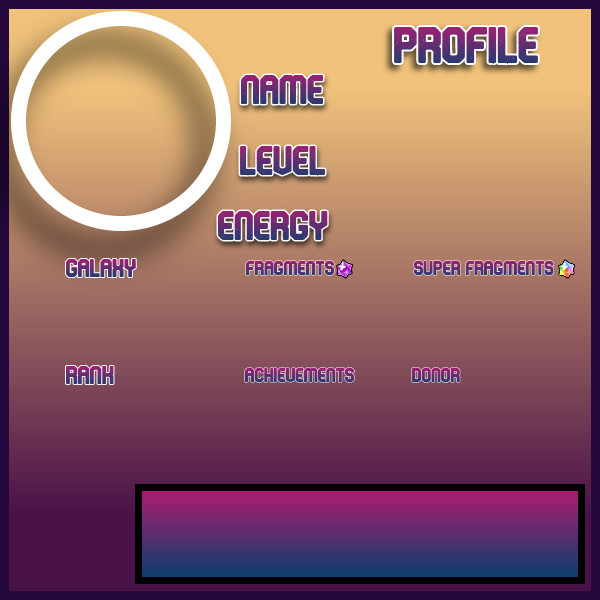
#> input picture singularitybot/data/assets/profile_template.png, 600 x 600 px, found by its file name
$ python image_generators.py
#> lines starting #> are read from the running program, lines starting #| are printed output that depends on the picture
import io
import disnake

from PIL import Image, ImageDraw,ImageFont
from singularitybot.models.database.user import User

FONT = "singularitybot/data/assets/sonoma2.otf"
def get_error_file() -> disnake.File:
    """Returns the default error image"""
    return disnake.File("singularitybot/data/assets/errorloading.jpg")

profile_image = Image.open("singularitybot/data/assets/profile_template.png")
#> profile_image is the input picture: PIL image 600x600 RGB; mean R, G, B 144.3, 99.2, 101.8
origin_tower = Image.open("singularitybot/data/assets/tower_1.png")
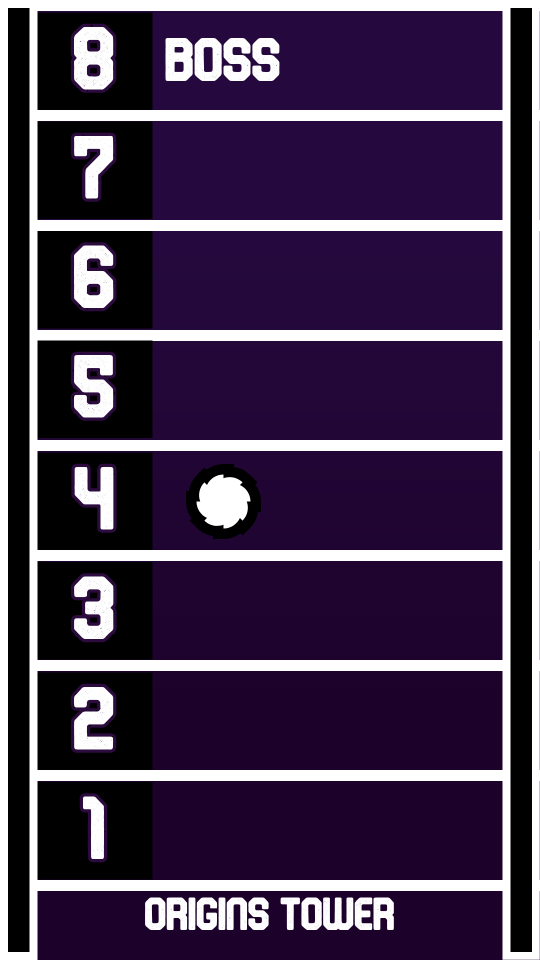
#> input picture singularitybot/data/assets/tower_1.png, 1080 x 1920 px, found by its file name (shown at 1/2 size)
#> origin_tower is the input picture: PIL image 1080x1920 RGBA; mean R, G, B, A 68.7, 52.7, 80, 255
win_image = Image.open("singularitybot/data/assets/fight_win_image.png")
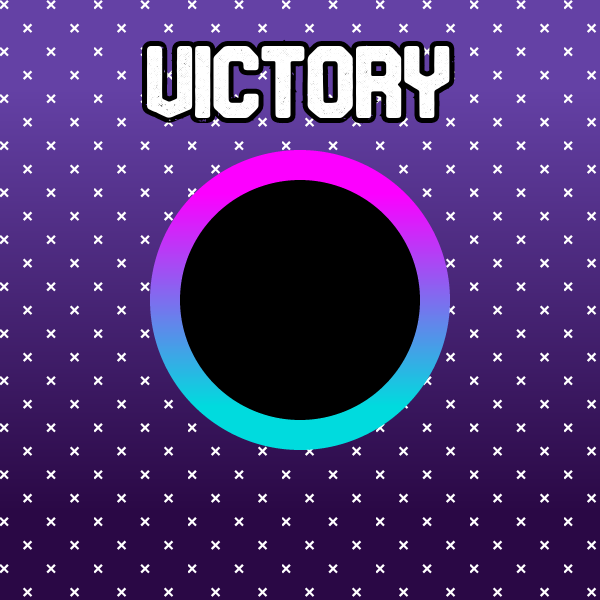
#> input picture singularitybot/data/assets/fight_win_image.png, 600 x 600 px, found by its file name
#> win_image is the input picture: PIL image 600x600 RGBA; mean R, G, B, A 75.3, 49.6, 115, 255
fight_image = Image.open(f"singularitybot/data/assets/fight_image.png")
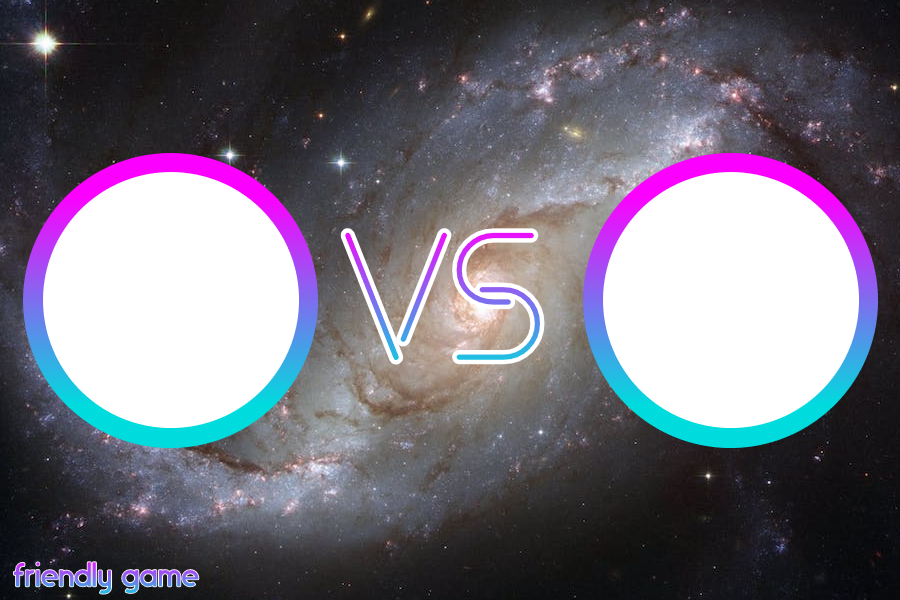
#> input picture singularitybot/data/assets/fight_image.png, 900 x 600 px, found by its file name
#> fight_image is the input picture: PIL image 900x600 RGBA; mean R, G, B, A 111.1, 107.7, 119.6, 255
ranked_image = Image.open(f"singularitybot/data/assets/fight_ranked_image.png")
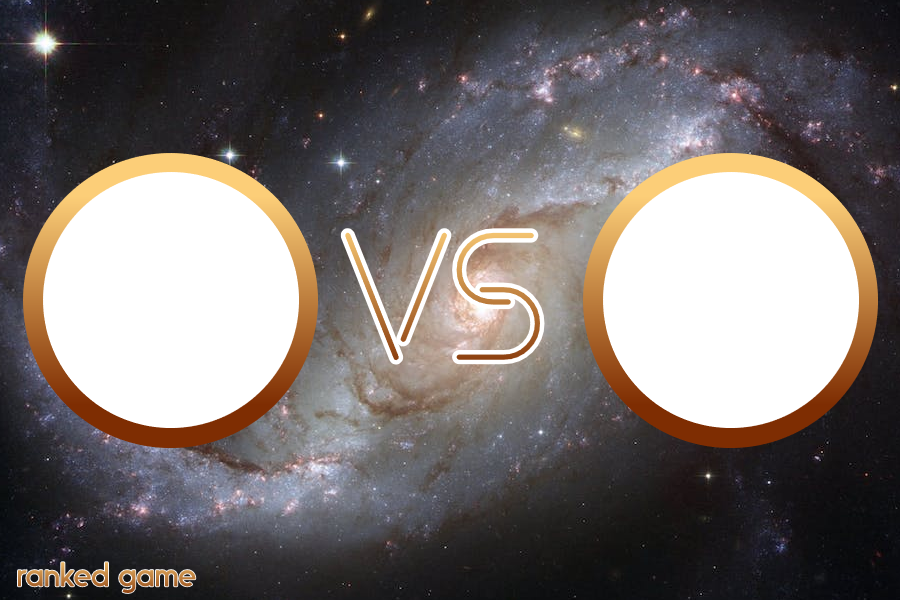
#> input picture singularitybot/data/assets/fight_ranked_image.png, 900 x 600 px, found by its file name
#> ranked_image is the input picture: PIL image 900x600 RGBA; mean R, G, B, A 115.6, 108.7, 106.9, 255
async def get_profile_image(user: User, client) -> disnake.File:
    try:

        AVATAR_SIZE = 128
        image = profile_image.copy()
        # User avatar
        avatar_url = user.discord.display_avatar.with_format("jpg").with_size(AVATAR_SIZE)
        buffer_avatar = io.BytesIO(await avatar_url.read())
        avatar_image = Image.open(buffer_avatar).resize((200, 200))
        circle_mask = Image.new("L", (200, 200))
        circle_draw = ImageDraw.Draw(circle_mask)
        circle_draw.ellipse((0, 0, 200, 200), fill=255)
        image.paste(avatar_image, (21, 21), circle_mask)

        # Draw text fields
        draw = ImageDraw.Draw(image)
        font_large = ImageFont.truetype(FONT, 40)
        font_medium = ImageFont.truetype(FONT, 20)
        font_small = ImageFont.truetype(FONT, 10)
        color = "white"

        draw.text((360, 80), user.discord.display_name, fill=color, font=font_large)
        draw.text((360, 150), str(user.level), fill=color, font=font_large)
        draw.text((360, 210), f"{user.energy}/{user.total_energy}⚡", fill=color, font=font_large)
        galaxy_name = "Not part of a galaxy" if not user.galaxy_id else (await client.database.get_galaxy_info(user.galaxy_id)).name
        draw.text((65, 300), galaxy_name, fill=color, font=font_small)
        draw.text((250, 300), str(user.fragments), fill=color, font=font_medium)
        draw.text((425, 300), str(user.super_fragements), fill=color, font=font_medium)
        draw.text((65, 410), str(0), fill=color, font=font_medium)
        draw.text((250, 410), str(None), fill=color, font=font_medium)
        draw.text((425, 410), "yes" if user.is_donator() else "no", fill=color, font=font_medium)

        # Add main characters to the profile image
        main_characters = user.main_characters[:3]  # Assuming user.main_characters returns the top 3 characters
        char_size = 128  # Square size of each character image
        char_positions = [
            (28+i*200, 450)
            for i in range(3)
        ]

        for char, pos in zip(main_characters, char_positions):
            char_image = await client.database.get_character_image(char.id)
            char_image = char_image.resize((char_size, char_size)).convert("RGBA")
            char_mask = Image.new("L", (char_size, char_size), 255)
            image.paste(char_image, pos, char_image)

        buffer_output = io.BytesIO()
        image.save(buffer_output, format="PNG")
        buffer_output.seek(0)
        return disnake.File(buffer_output, "profile.png")
    except Exception as e:
        print(f"Error generating profile image: {e}")
        return get_error_file()


async def origins_tower_image(user: disnake.User, stage: int) -> disnake.File:
    try:
        image = origin_tower.copy()
        # create object for drawing
        AVATAR_SIZE = 128

        # get both avatars
        avatar1 = user.display_avatar.with_format("jpg").with_size(AVATAR_SIZE)
        buffer_avatar1 = io.BytesIO(await avatar1.read())
        avatar_image1 = Image.open(buffer_avatar1)
        # create a 200s*200 round display_avatar
        avatar_image1 = avatar_image1.resize((AVATAR_SIZE, AVATAR_SIZE))
        # make the image a circle

        circle_image = Image.new("L", (AVATAR_SIZE, AVATAR_SIZE))
        circle_draw = ImageDraw.Draw(circle_image)
        circle_draw.ellipse((0, 0, AVATAR_SIZE, AVATAR_SIZE), fill=255)
        # stage
        if stage == 1:
            pos = (814,1598)
        if stage == 2:
            pos = (814,1379)
        if stage == 3:
            pos = (814,1158)
        if stage == 4:
            pos = (814,940)
        if stage == 5:
            pos = (814,715)
        if stage == 6:
            pos = (814,496)
        if stage == 7:
            pos = (814,277)
        if stage == 8:
            pos = (814,60)
        pos = list(pos)
        # paste the result
        image.paste(avatar_image1, pos, circle_image)
        # create buffer
        buffer_output = io.BytesIO()
        # save PNG in buffer
        image.save(buffer_output, format="PNG")
        # move to beginning of buffer so `send()` it will read from beginning
        buffer_output.seek(0)
        file = disnake.File(buffer_output, "myimage.png")
    except Exception as e:
        file = get_error_file()
    return file

# easier to retrive programmatically
tower_images = {
    "1": origins_tower_image
}

# this returns a image used for fight
async def get_win_image(user1: disnake.User) -> disnake.File:
    try:
        image = win_image.copy()
        # create object for drawing
        AVATAR_SIZE = 128
        # get both avatars
        avatar1 = user1.display_avatar.with_format("jpg").with_size(AVATAR_SIZE)
        buffer_avatar1 = io.BytesIO(await avatar1.read())
        avatar_image1 = Image.open(buffer_avatar1)
        # create a 128*128 round display_avatar
        avatar_image1 = avatar_image1.resize((240, 240))
        # make the image a circle

        circle_image = Image.new("L", (240, 240))
        circle_draw = ImageDraw.Draw(circle_image)
        circle_draw.ellipse((0, 0, 240, 240), fill=255)
        # paste the result
        image.paste(avatar_image1, (180, 180), circle_image)
        # create buffer
        buffer_output = io.BytesIO()
        # save PNG in buffer
        image.save(buffer_output, format="PNG")
        # move to beginning of buffer so `send()` it will read from beginning
        buffer_output.seek(0)
        file = disnake.File(buffer_output, "image.png")
    except:
        file = get_error_file()
    return file


# this returns a image used for fight
async def get_fight_image(user1: disnake.User, user2: disnake.User,ranked=False) -> disnake.File:
    try:
        if ranked:
            image = ranked_image.copy()
        else:
            image = fight_image.copy()

        # create object for drawing
        AVATAR_SIZE = 128
        # get both avatars
        avatar1 = user1.display_avatar.with_format("jpg").with_size(AVATAR_SIZE)
        avatar2 = user2.display_avatar.with_format("jpg").with_size(AVATAR_SIZE)
        buffer_avatar1 = io.BytesIO(await avatar1.read())
        buffer_avatar2 = io.BytesIO(await avatar2.read())
        avatar_image1 = Image.open(buffer_avatar1)
        avatar_image2 = Image.open(buffer_avatar2)
        # create a 128*128 round display_avatar
        avatar_image1 = avatar_image1.resize((260, 260))
        avatar_image2 = avatar_image2.resize((260, 260))
        # make the image a circle

        circle_image = Image.new("L", (260, 260))
        circle_draw = ImageDraw.Draw(circle_image)
        circle_draw.ellipse((0, 0, 260, 260), fill=255)
        # paste the result
        image.paste(avatar_image1, (39, 170), circle_image)
        image.paste(avatar_image2, (602, 170), circle_image)
        # create buffer
        buffer_output = io.BytesIO()
        # save PNG in buffer
        image.save(buffer_output, format="PNG")
        # move to beginning of buffer so `send()` it will read from beginning
        buffer_output.seek(0)
        # give the file
        file = disnake.File(buffer_output, "image.png")
    except:
        file = get_error_file()
    return file
